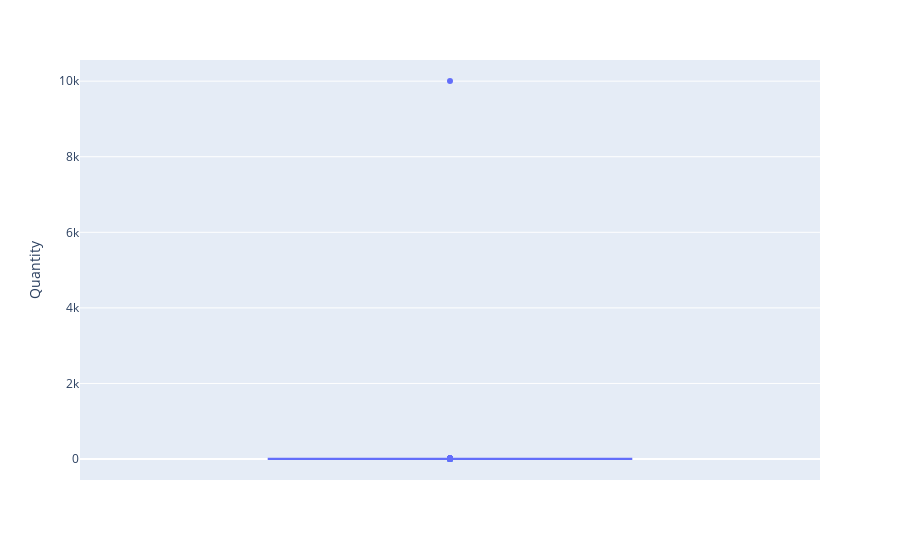

Notebook code for this chart:
### Code cell
#visualization for 'Quantity' outliers
fig_quantity = px.box(sales, y='Quantity')
fig_quantity.show()

### Figure 1 — Plotly figure (JSON) as saved in the notebook; plotly's stock layout.template omitted (floating-point values rounded to 4 significant figures; data arrays with more than 128 entries replaced by an {"elided": "..."} marker saying what was removed)
{"data": [{"alignmentgroup": "True", "hovertemplate": "Quantity=%{y}<extra></extra>", "legendgroup": "", "marker": {"color": "#636efa"}, "name": "", "notched": false, "offsetgroup": "", "orientation": "v", "showlegend": false, "type": "box", "x0": " ", "xaxis": "x", "y": {"elided": "9994 int values"}, "y0": " ", "yaxis": "y"}], "layout": {"boxmode": "group", "legend": {"tracegroupgap": 0}, "margin": {"t": 60}, "xaxis": {"anchor": "y", "domain": [0, 1]}, "yaxis": {"anchor": "x", "domain": [0, 1], "title": {"text": "Quantity"}}}}
